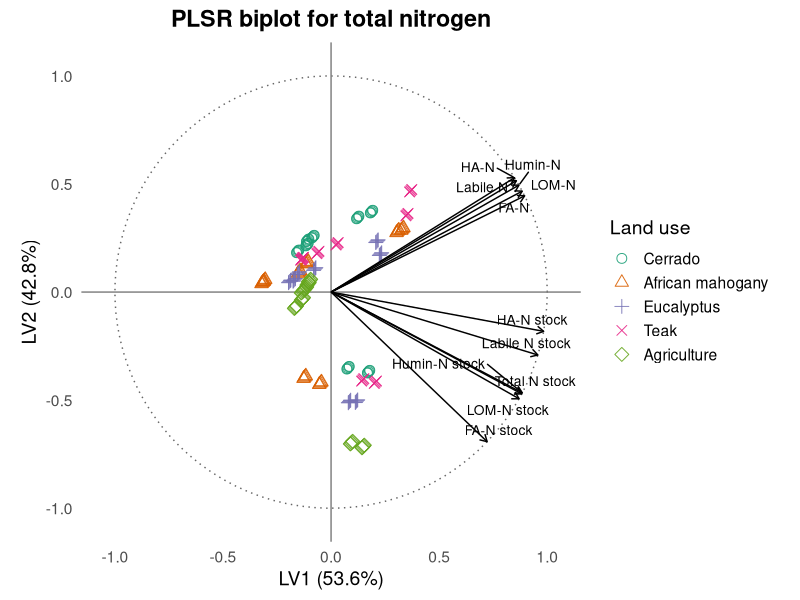

Source code (R): (Note: this script raises an error after producing the figure.)
# Carregar pacotes
library(pls)
library(ggplot2)
library(ggrepel)
library(dplyr)
library(readxl)
library(tidyr)


rm(list = ls())
cat("\014")  # limpa o console
if (dev.cur() != 1) dev.off()

# Carregar dados
dados <- read_excel("../banco_dados.xlsx", sheet = "DADOS") %>% na.omit()

# Remover espaços ocultos nos nomes das colunas
names(dados) <- trimws(names(dados))

# Selecionar variáveis preditoras relacionadas ao nitrogênio
variaveis_N <- c("NLabil", "NMOL", "NTAF", "NTAH", "NTHum",
                 "EstNT", "EstNLabil", "EstNMOL", "EstNAF", "EstNAH", "EstNTHum")

X <- dados %>% select(all_of(variaveis_N))
Y_NT <- dados$NT
grupo <- factor(dados$Amb, levels = 1:5,
                labels = c("Cerrado", "African mahogany", "Eucalyptus", "Teak", "Agriculture"))
# Rodar o modelo PLSR
modelo <- plsr(Y_NT ~ ., data = X, ncomp = 2, validation = "LOO")

# Scores das amostras
scores_df <- as.data.frame(scores(modelo)[, 1:2])
colnames(scores_df) <- c("LV1", "LV2")
scores_df$Amb <- grupo

# Loadings normalizados
loadings_raw <- loadings(modelo)[, 1:2]
loadings_scaled <- sweep(loadings_raw, 1, sqrt(rowSums(loadings_raw^2)), FUN = "/")
loadings_df <- as.data.frame(loadings_scaled)
colnames(loadings_df) <- c("LV1", "LV2")
loadings_df$var <- rownames(loadings_df)
label_map_n <- c(
  "NLabil" = "Labile N",
  "NMOL" = "LOM-N",
  "NTAF" = "FA-N",
  "NTAH" = "HA-N",
  "NTHum" = "Humin-N",
  "EstNT" = "Total N stock",
  "EstNLabil" = "Labile N stock",
  "EstNMOL" = "LOM-N stock",
  "EstNAF" = "FA-N stock",
  "EstNAH" = "HA-N stock",
  "EstNTHum" = "Humin-N stock"
)
loadings_df$label <- dplyr::recode(loadings_df$var, !!!label_map_n, .default = loadings_df$var)

# Círculo de correlação unitário
circle <- data.frame(
  x = cos(seq(0, 2 * pi, length.out = 100)),
  y = sin(seq(0, 2 * pi, length.out = 100))
)

# Variância explicada de X pelas duas primeiras componentes (em %)
expl_x <- explvar(modelo)[1:2]
label_x <- paste0("LV1 (", round(expl_x[1], 1), "%)")
label_y <- paste0("LV2 (", round(expl_x[2], 1), "%)")

# Gráfico final
biplot_nt <- ggplot() +
  geom_path(data = circle, aes(x = x, y = y), linetype = "dotted", color = "gray40") +
  geom_hline(yintercept = 0, color = "gray50") +
  geom_vline(xintercept = 0, color = "gray50") +
  geom_point(data = scores_df, aes(x = LV1, y = LV2, shape = Amb, color = Amb), size = 3, alpha = 0.9) +
  geom_segment(data = loadings_df, aes(x = 0, y = 0, xend = LV1, yend = LV2),
               arrow = arrow(length = unit(0.2, "cm")), color = "black") +
  geom_text_repel(data = loadings_df, aes(x = LV1, y = LV2, label = label), size = 3.5) +
  coord_fixed(xlim = c(-1.05, 1.05), ylim = c(-1.05, 1.05)) +
  scale_color_brewer(palette = "Dark2") +
  scale_shape_manual(values = 1:5) +
  labs(
    title = "PLSR biplot for total nitrogen",
    x = label_x,
    y = label_y,
    color = "Land use",
    shape = "Land use"
  ) +
  theme_minimal(base_size = 14) +
  theme(
    panel.grid = element_blank(),
    legend.position = "right",
    plot.title = element_text(face = "bold", hjust = 0.5)
  )

print(biplot_nt)

# Exportar biplot
ggsave("../../2-FIGURAS/biplot_plsr_nt.png", plot = biplot_nt, width = 10, height = 8, dpi = 300)



# TABELA 1 – Estatísticas descritivas
tabela_descr <- X %>%
  summarise_all(list(
    media = mean,
    sd = sd,
    min = min,
    max = max,
    cv = ~ 100 * sd(.) / mean(.)
  )) %>%
  pivot_longer(cols = everything(),
               names_to = c("Variável", ".value"),
               names_sep = "_")


# TABELA 2 – Variância explicada
r2 <- R2(modelo, estimate = "train")

# Variância explicada acumulada para Y_NT
r2y <- round(100 * r2$val[1, 1, c("1 comps", "2 comps")], 2)

# Como explvar() funciona corretamente para X:
expl_x <- round( explvar(modelo)[1:2], 2)

# Montar tabela
tabela_r2 <- data.frame(
  Componente = c("LV1", "LV2"),
  R2X_acum = expl_x,
  R2Y_acum = r2y
)

# Verifique a estrutura
print(tabela_r2)


# Se for uma lista com matriz $val, use:
if (is.matrix(r2$val)) {
  r2x <- round(r2$val[1, 1:2] * 100, 2)
  r2y <- round(r2$val[2, 1:2] * 100, 2)
} else {
  r2x <- round(unlist(r2$val)[1:2] * 100, 2)
  r2y <- round(unlist(r2$val)[3:4] * 100, 2)
}

# TABELA 3 – Loadings das variáveis nas componentes
tabela_loadings <- as.data.frame(loadings(modelo)[, 1:2])
colnames(tabela_loadings) <- c("LV1", "LV2")
tabela_loadings$Variável <- rownames(tabela_loadings)
tabela_loadings <- tabela_loadings[, c("Variável", "LV1", "LV2")]

# Exibir no console
print("TABELA 1 – Estatísticas descritivas:")
print(tabela_descr, digits = 3)

print("TABELA 2 – Variância explicada por componente:")
print(tabela_r2)

print("TABELA 3 – Loadings das variáveis:")
print(tabela_loadings, digits = 3)






#========================== VIP scores (Variable Importance in Projection) ===========


# Função para calcular VIP scores
vip_pls <- function(object) {
  SS <- c(object$Yloadings[, 1]^2) * colSums(object$scores^2)
  W <- object$loading.weights
  p <- nrow(W)
  h <- ncol(object$scores)
  VIP <- rep(0, p)
  for (j in 1:p) {
    weight_sq <- W[j, ]^2
    VIP[j] <- sqrt(p * sum(SS * weight_sq) / sum(SS))
  }
  names(VIP) <- rownames(W)  # <- CORRETO
  return(VIP)
}



# Calcular VIP
vip_scores <- vip_pls(modelo)

# Tabela de VIPs
tabela_vip <- data.frame(
  Variável = names(vip_scores),
  VIP = round(vip_scores, 3)
) %>%
  arrange(desc(VIP))

# Gráfico tipo Wold VIP plot
ggplot(tabela_vip, aes(x = reorder(Variável, VIP), y = VIP)) +
  geom_segment(aes(xend = Variável, y = 0, yend = VIP), color = "blue", size = 0.7) +
  geom_point(color = "blue", size = 2.5) +
  geom_hline(yintercept = 0.8, linetype = "dashed", color = "black") +
  labs(
    title = "Variable importance according to VIP (Wold criterion)",
    x = "Predictor variables",
    y = "VIP Score"
  ) +
  theme_minimal(base_size = 14) +
  theme(
    axis.text.x = element_text(angle = 45, hjust = 1),
    plot.title = element_text(face = "bold", hjust = 0.5)
  )

# Visualizar
print("TABELA 4 – Importância das variáveis (VIP):")
print(tabela_vip)

# Exportar tabela VIP
write.csv(tabela_vip, "../../5-GRAFICOS/tabela_vip_nt.csv", row.names = FALSE)






# ==========================
# FIGURA 4 – Y observado vs. Y predito
# ==========================

# Previsões do modelo com Y_NT
y_pred <- predict(modelo, ncomp = 2)
df_pred <- data.frame(
  Observado = Y_NT,
  Predito = y_pred[, , 1],
  LandUse = grupo
)

# Criar linha de tendência
modelo_lm <- lm(Predito ~ Observado, data = df_pred)
linha_trend <- data.frame(
  Observado = seq(min(df_pred$Observado), max(df_pred$Observado), length.out = 100)
)
linha_trend$Predito <- predict(modelo_lm, newdata = linha_trend)

# Gráfico com preenchimento e borda preta
grafico_pred_nt <- ggplot(df_pred, aes(x = Observado, y = Predito)) +
  geom_point(aes(fill = LandUse), shape = 21, color = "black", size = 3, stroke = 1) +
  geom_line(data = linha_trend, aes(x = Observado, y = Predito), color = "black", linewidth = 1) +
  scale_fill_brewer(palette = "Dark2") +
  labs(
    title = "Observed versus predicted total nitrogen (PLSR)",
    x = "Observed NT",
    y = "Predicted NT",
    fill = "Land use"
  ) +
  theme_minimal(base_size = 14) +
  theme(
    legend.position = "right",
    plot.title = element_text(face = "bold", hjust = 0.5)
  )

print(grafico_pred_nt)

# Exportar gráfico de predição
ggsave("../../2-FIGURAS/predicoes_nt.png", plot = grafico_pred_nt, width = 10, height = 8, dpi = 300)
